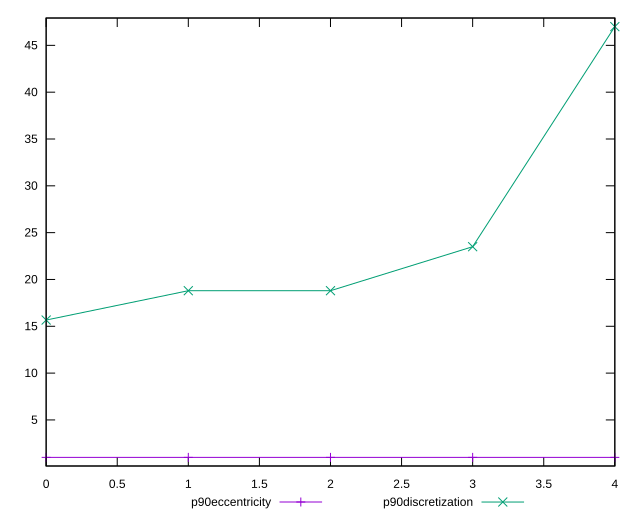

Generate this figure with gnuplot:
reset

$p90Eccentricity <<EOF
0 1.0000000000000002
1 1.0000000000000002
2 1.0000000000000029
3 0.9999999999999999
4 0.999999999999994
EOF

$p90Discretization <<EOF
0 15.666666666666666
1 18.8
2 18.8
3 23.5
4 47
EOF

set key outside below
set xrange [0:4]
set yrange [0.07999999999999385:47.92]
set trange [0.07999999999999385:47.92]
set terminal svg size 640, 520 enhanced background rgb 'white'
set output "report_00018_2021-02-10T15-25-16.877Z/meta/score/progression/eccentricity.svg"

plot $p90Eccentricity title "p90eccentricity" with linespoints, \
     $p90Discretization title "p90discretization" with linespoints

reset
